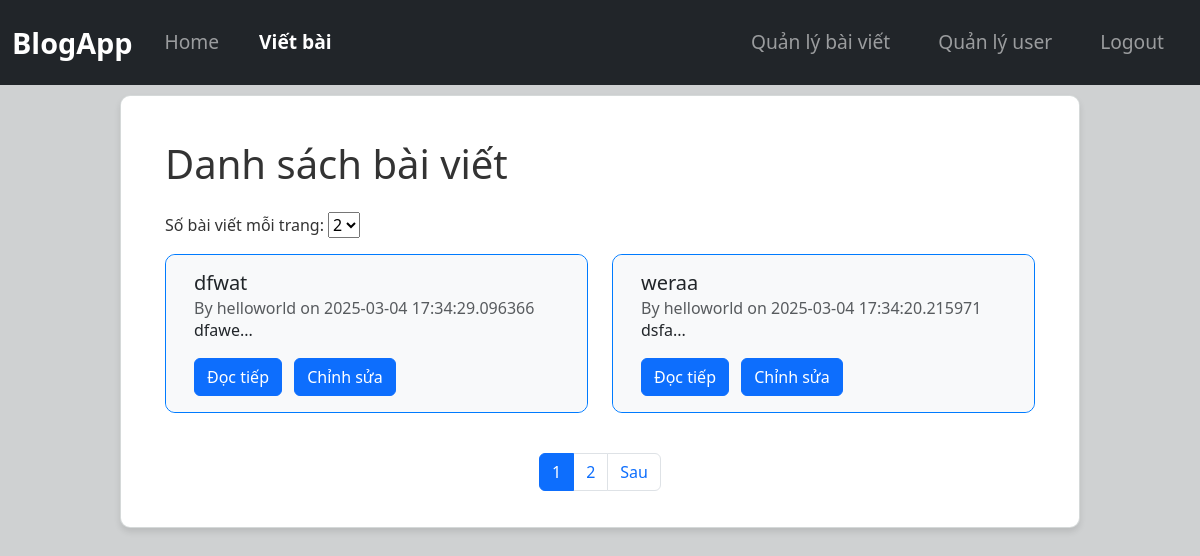
/posts-management (signed in), run on the app's committed database.
### tables this page shows
CREATE TABLE posts (
            id INTEGER PRIMARY KEY AUTOINCREMENT,
            title TEXT NOT NULL,
            content TEXT NOT NULL,
            username TEXT,
            date_posted TIMESTAMP DEFAULT CURRENT_TIMESTAMP
        );

### app/routes_post.py (the view, shortened to what this page needs)
@post_bp.route("/posts-management",methods = ["POST","GET"])
@login_required
def posts_management():
    page = request.args.get("page", 1, type=int)
    per_page = request.args.get("per_page", 2, type=int)
    db = get_db()
    total_posts = db.execute("SELECT COUNT(*) FROM posts where username = ?",(current_user.username,)).fetchone()[0]
    total_pages = (total_posts + per_page - 1) // per_page
    posts = db.execute(
        "SELECT * FROM posts WHERE username = ? ORDER BY date_posted DESC LIMIT ? OFFSET ?",
        (current_user.username,per_page, (page - 1) * per_page)
    ).fetchall()
    posts_del_id = request.args.getlist("delete_post")
    return render_template("posts_management.html",per_page = per_page,posts = posts,page = page,total_pages = total_pages,current_user = current_user)

### app/__init__.py (called while the page is built)
def create_app():
    app = Flask(__name__)
    app.config["SECRET_KEY"] = "dev"
    app.teardown_appcontext(close_db)
    login_manager = LoginManager()
    login_manager.init_app(app)
    @login_manager.user_loader
    def load_user(user_id):
        user =  get_user_by_id(user_id)
        return User(user['id'],user['username'],user['email'],user['is_admin'],user['is_ban'])
    from app.routes_account import user_bp
    from app.routes_post import post_bp
    app.register_blueprint(post_bp)
    app.register_blueprint(user_bp)
    return app

### app/db.py (called while the page is built)
def get_db():
    if "db" not in g:
        g.db = sqlite3.connect(DATABASE)
        g.db.row_factory = sqlite3.Row  # Trả về dict thay vì tuple
    return g.db

def get_user_by_id(id):
    db = get_db()
    user = db.execute("SELECT * FROM users WHERE id = ?", (id,)).fetchone()
    return dict(user) if user != None else None

### app/templates/posts_management.html (shortened to what this page needs)
{% extends "base.html" %}
{% block content %}
    <div class="container">
        <h1 class="mb-4">Danh sách bài viết</h1>
        <form method="GET" action="{{ url_for('post_bp.posts_management') }}" class="mb-3">
            <label for="per_page">Số bài viết mỗi trang:</label>
            <select name="per_page" id="per_page" onchange="this.form.submit()">
                <option value="2" {% if per_page == 2 %}selected{% endif %}>2</option>
            </select>
        </form>
        <form method="GET" action="{{url_for('post_bp.posts_management')}}">
            <div class="row">
                {% for post in posts %}
                    <div class="col-md-6">
                        <div class="card mb-3">
                            <label>
                                <div class="card-body" style="display: flex;align-items: center;justify-content: space-between;gap: 10px;">
                                    <div class="container">
                                        <h5 class="card-title">{{ post.title }}</h5>
                                        <h6 class="card-subtitle text-muted">
                                            By {{ post.username }} on {{ post.date_posted }}
                                        </h6>
                                        <p class="post-preview">
                                            {{ post.content|replace('\n', '<br>') | safe }}...
                                        </p>
                                        <a href="{{ url_for('post_bp.post_detail', post_id=post.id) }}" class="btn btn-primary">Đọc tiếp</a>
                                        <a href="{{ url_for('post_bp.edit_post', post_id=post.id) }}" class="btn btn-primary ms-2">
                                             Chỉnh sửa
                                        </a>
                                    </div>
                                </div>
                            </label>
                        </div>
                    </div>
                {% else %}
                    <p>Không có bài viết nào.</p>
                {% endfor %}
            </div>
        </form>
        <nav aria-label="Page navigation">
            <ul class="pagination justify-content-center mt-4">
                {% for p in range(1, total_pages + 1) %}
                    <li class="page-item {% if p == page %}active{% endif %}">
                        <a class="page-link" href="{{ url_for('post_bp.posts_management', page=p, per_page = per_page) }}">{{ p }}</a>
                    </li>
                {% endfor %}
                {% if page < total_pages %}
                    <li class="page-item">
                        <a class="page-link" href="{{ url_for('post_bp.posts_management', page=page+1, per_page = per_page) }}">Sau</a>
                    </li>
                {% endif %}
            </ul>
        </nav>
    </div>
{% endblock %}

### app/static/css/style.css (style rules this page uses)
body { background-color: #cfd1d2; color: #333333; }
.mb-3 { border-radius: 10px; border-color: #007BFF ; }
.card-body { border-radius: 10px; border: 1px ; overflow: hidden; background-color: #F8F9FA ; }
.container { max-width: 1200px; }
.post-preview { display: -webkit-box; -webkit-line-clamp: 2; -webkit-box-orient: vertical; overflow: hidden; text-overflow: ellipsis; max-height: 3em; }

### data on the page
posts: title "dfwat", username "helloworld", date_posted "2025-03-04 17:34:29.096366", content "dfawe"
posts: title "weraa", username "helloworld", date_posted "2025-03-04 17:34:20.215971", content "dsfa"

### other printed values
{{ p }} "1" "2"
